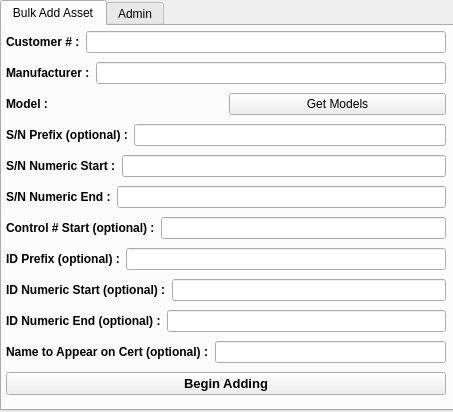
<?xml version="1.0" encoding="UTF-8"?>
<ui version="4.0">
 <class>Frame</class>
 <widget class="QFrame" name="Frame">
  <property name="geometry">
   <rect>
    <x>0</x>
    <y>0</y>
    <width>453</width>
    <height>412</height>
   </rect>
  </property>
  <property name="windowTitle">
   <string>MaxTrack M/T Assistant</string>
  </property>
  <widget class="QTabWidget" name="tabWidget">
   <property name="geometry">
    <rect>
     <x>0</x>
     <y>0</y>
     <width>461</width>
     <height>411</height>
    </rect>
   </property>
   <property name="currentIndex">
    <number>0</number>
   </property>
   <widget class="QWidget" name="tab">
    <attribute name="title">
     <string>Bulk Add Asset</string>
    </attribute>
    <widget class="QWidget" name="horizontalLayoutWidget_11">
     <property name="geometry">
      <rect>
       <x>0</x>
       <y>0</y>
       <width>448</width>
       <height>380</height>
      </rect>
     </property>
     <layout class="QHBoxLayout" name="horizontalLayout_11">
      <item>
       <layout class="QVBoxLayout" name="verticalLayout">
        <property name="leftMargin">
         <number>4</number>
        </property>
        <property name="topMargin">
         <number>2</number>
        </property>
        <property name="rightMargin">
         <number>4</number>
        </property>
        <property name="bottomMargin">
         <number>2</number>
        </property>
        <item>
         <layout class="QHBoxLayout" name="horizontalLayout">
          <item>
           <widget class="QLabel" name="label">
            <property name="font">
             <font>
              <weight>75</weight>
              <bold>true</bold>
             </font>
            </property>
            <property name="text">
             <string>Customer # :</string>
            </property>
           </widget>
          </item>
          <item>
           <widget class="QLineEdit" name="custNum_lineEdit"/>
          </item>
         </layout>
        </item>
        <item>
         <layout class="QHBoxLayout" name="horizontalLayout_2">
          <item>
           <widget class="QLabel" name="label_2">
            <property name="font">
             <font>
              <weight>75</weight>
              <bold>true</bold>
             </font>
            </property>
            <property name="text">
             <string>Manufacturer :</string>
            </property>
           </widget>
          </item>
          <item>
           <widget class="QLineEdit" name="mfg_lineEdit"/>
          </item>
         </layout>
        </item>
        <item>
         <layout class="QHBoxLayout" name="horizontalLayout_3">
          <item>
           <widget class="QLabel" name="label_3">
            <property name="font">
             <font>
              <weight>75</weight>
              <bold>true</bold>
             </font>
            </property>
            <property name="text">
             <string>Model :</string>
            </property>
           </widget>
          </item>
          <item>
           <widget class="QPushButton" name="model_pushButton">
            <property name="text">
             <string>Get Models</string>
            </property>
           </widget>
          </item>
         </layout>
        </item>
        <item>
         <layout class="QHBoxLayout" name="horizontalLayout_4">
          <item>
           <widget class="QLabel" name="label_4">
            <property name="font">
             <font>
              <weight>75</weight>
              <bold>true</bold>
             </font>
            </property>
            <property name="text">
             <string>S/N Prefix (optional) :</string>
            </property>
           </widget>
          </item>
          <item>
           <widget class="QLineEdit" name="snPre_lineEdit"/>
          </item>
         </layout>
        </item>
        <item>
         <layout class="QHBoxLayout" name="horizontalLayout_5">
          <item>
           <widget class="QLabel" name="label_5">
            <property name="font">
             <font>
              <weight>75</weight>
              <bold>true</bold>
             </font>
            </property>
            <property name="text">
             <string>S/N Numeric Start :</string>
            </property>
           </widget>
          </item>
          <item>
           <widget class="QLineEdit" name="snStart_lineEdit"/>
          </item>
         </layout>
        </item>
        <item>
         <layout class="QHBoxLayout" name="horizontalLayout_6">
          <item>
           <widget class="QLabel" name="label_6">
            <property name="font">
             <font>
              <weight>75</weight>
              <bold>true</bold>
             </font>
            </property>
            <property name="text">
             <string>S/N Numeric End :</string>
            </property>
           </widget>
          </item>
          <item>
           <widget class="QLineEdit" name="snEnd_lineEdit"/>
          </item>
         </layout>
        </item>
        <item>
         <layout class="QHBoxLayout" name="horizontalLayout_7">
          <item>
           <widget class="QLabel" name="label_7">
            <property name="font">
             <font>
              <weight>75</weight>
              <bold>true</bold>
             </font>
            </property>
            <property name="text">
             <string>Control # Start (optional) :</string>
            </property>
           </widget>
          </item>
          <item>
           <widget class="QLineEdit" name="controlNumStart_lineEdit"/>
          </item>
         </layout>
        </item>
        <item>
         <layout class="QHBoxLayout" name="horizontalLayout_8">
          <item>
           <widget class="QLabel" name="label_8">
            <property name="font">
             <font>
              <weight>75</weight>
              <bold>true</bold>
             </font>
            </property>
            <property name="text">
             <string>ID Prefix (optional) :</string>
            </property>
           </widget>
          </item>
          <item>
           <widget class="QLineEdit" name="idPre_lineEdit"/>
          </item>
         </layout>
        </item>
        <item>
         <layout class="QHBoxLayout" name="horizontalLayout_9">
          <item>
           <widget class="QLabel" name="label_9">
            <property name="font">
             <font>
              <weight>75</weight>
              <bold>true</bold>
             </font>
            </property>
            <property name="text">
             <string>ID Numeric Start (optional) :</string>
            </property>
           </widget>
          </item>
          <item>
           <widget class="QLineEdit" name="idStart_lineEdit"/>
          </item>
         </layout>
        </item>
        <item>
         <layout class="QHBoxLayout" name="horizontalLayout_10">
          <item>
           <widget class="QLabel" name="label_10">
            <property name="font">
             <font>
              <weight>75</weight>
              <bold>true</bold>
             </font>
            </property>
            <property name="text">
             <string>ID Numeric End (optional) :</string>
            </property>
           </widget>
          </item>
          <item>
           <widget class="QLineEdit" name="idEnd_lineEdit"/>
          </item>
         </layout>
        </item>
        <item>
         <layout class="QHBoxLayout" name="horizontalLayout_12">
          <item>
           <widget class="QLabel" name="label_11">
            <property name="font">
             <font>
              <weight>75</weight>
              <bold>true</bold>
             </font>
            </property>
            <property name="text">
             <string>Name to Appear on Cert (optional) :</string>
            </property>
           </widget>
          </item>
          <item>
           <widget class="QLineEdit" name="nameToAppear_lineEdit"/>
          </item>
         </layout>
        </item>
        <item>
         <widget class="QPushButton" name="start_pushButton">
          <property name="font">
           <font>
            <pointsize>10</pointsize>
            <weight>75</weight>
            <bold>true</bold>
           </font>
          </property>
          <property name="text">
           <string>Begin Adding</string>
          </property>
         </widget>
        </item>
       </layout>
      </item>
     </layout>
    </widget>
   </widget>
   <widget class="QWidget" name="dsnTab">
    <attribute name="title">
     <string>Admin</string>
    </attribute>
    <widget class="QWidget" name="verticalLayoutWidget_3">
     <property name="geometry">
      <rect>
       <x>10</x>
       <y>0</y>
       <width>261</width>
       <height>361</height>
      </rect>
     </property>
     <layout class="QVBoxLayout" name="verticalLayout_4">
      <item>
       <layout class="QHBoxLayout" name="horizontalLayout_13" stretch="0,0">
        <property name="sizeConstraint">
         <enum>QLayout::SetDefaultConstraint</enum>
        </property>
        <property name="topMargin">
         <number>20</number>
        </property>
        <item>
         <widget class="QLabel" name="label_13">
          <property name="text">
           <string>Select Data Source</string>
          </property>
         </widget>
        </item>
        <item>
         <widget class="QComboBox" name="dsn_comboBox"/>
        </item>
       </layout>
      </item>
      <item>
       <spacer name="verticalSpacer_2">
        <property name="orientation">
         <enum>Qt::Vertical</enum>
        </property>
        <property name="sizeHint" stdset="0">
         <size>
          <width>20</width>
          <height>40</height>
         </size>
        </property>
       </spacer>
      </item>
     </layout>
    </widget>
   </widget>
  </widget>
 </widget>
 <resources/>
 <connections/>
</ui>
